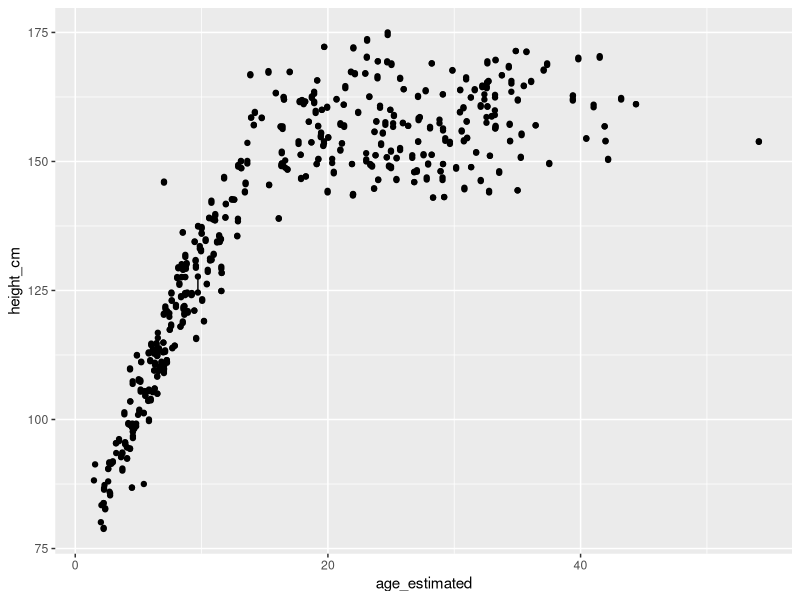

The R source for this figure:
############################################################
###### Cleaning Mamiraua data - Ribeirinhos, Brazil #######
###########################################################

#starting commit: b2d465f

#Author: catalina fernandez
setwd("/Users/catalinafernandez/Library/CloudStorage/OneDrive-Personal/Growth_Project/Source/Mamiraua//")


library(dplyr)
library(lubridate)

rm(list = ls())
dat <- read.csv("site_measurements.csv")

#####  checks to ensure consistency:
colnames (dat)
#1. remove observations that do not have BOTH height and weight. Keep if only one is missing

sum(is.na(dat[["height_cm"]])) # 2 rows don't have height 
sum(is.na(dat[["weight_kg"]])) # 352 rows don't have height 

dat <- dat %>%
  filter(!(is.na(weight_kg) & is.na(height_cm))) #No rows have both height and weight missing; no row removed.


#2. Check if there are duplicated rows.
rep <- dat %>% select(-obs_id)
sum(duplicated(rep) | duplicated(rep, fromLast = TRUE)) # 4 rep. measures. 

#check observations:
duplicated_rows <- rep[duplicated(rep) | duplicated(rep, fromLast = TRUE), ] # 2 rows are duplicated
#ind. BOAJO-01-03, obs.#qv9jm and #ptcra and ind.MAGUA-04-04 , obs. #oh957 and # jc443

dat <- dat %>%
  filter(obs_id != "oh957" & obs_id != "ptcra") #removing one of the dupl. for each ind. 

# 3. Check how many people have X observations?
table(table(dat$person_id)) #Most observations (n=341) are repeated observations (n=2)
#but most have only repeated height but no repeated weight.
#repeated measures are taken ON THE SAME DAY, so no actual longitudinal measurements. 

# 4. Add column estimated age to make it easier to assess whether differences are likely or not 
dat <- dat %>%
  mutate (date_of_birth = as.Date(date_of_birth),
          date_of_measure = as.Date(date_of_measure),
          age_estimated = as.numeric(interval(date_of_birth, date_of_measure) / dyears(1)))

#5. Check how many ind. don't have age, or don't have dob, or date of measure
sum(is.na(dat[["age_estimated"]])) #8 missing ages due to missing birth dates

#6. Remove rows that don't have age, or age can't be calculated bc missing dates 
dat <- dat %>%
  filter(!is.na(age_estimated)) # 8 obs. remove


#7. Count number of people in the dataframe
dat %>% distinct(person_id) %>%
  count()  #353 ind. 

#8. Plot heights to catch evident outliers

library(ggplot2)
dev.off() 
ggplot(dat, aes(x =age_estimated, y = height_cm , group = person_id))+
  geom_line() +
  geom_point() #everything looks fine

# plot shows one 7yo ind. (	VIOPA-03-06) that's too tall for his age (±146cm). 
# left as it is as although extreme, could be possible. 

#9.Count n of obs. per ind.
dat <- dat %>%
  add_count(person_id, name = "obs_counts")

# 10. Create new df with ind. that have at least two obs. for additional checks
long <- dat %>%
  filter(obs_counts >= 2)

#11. Heights are taken on same day so allow only allow minimal error
down <- long %>%
  group_by (person_id) %>%
  arrange(age_estimated) %>%
  summarize(min_height_diffs=min(diff(height_cm))) %>%
  filter (min_height_diffs < -1)

#count n of obs that goes down.
down %>%
  distinct(person_id) %>%
  count() #NO obs goes down more than 1cm., so keep all

#12. Check how many height goes up more than 1cm.
up <- long %>%
group_by(person_id) %>%
  arrange(age_estimated) %>%
  mutate(time_elap = as.numeric (age_estimated - first(age_estimated)),
         obs_diff = height_cm - lag(height_cm)) %>%
  filter(person_id %in% unique(person_id[obs_diff > 1]))

#Check all obs. for each individual to change/remove obs based on general trajectory
# Ind. ACARI-04-02 has two observations, and one is 10 cm higher than the first (obs #1vrdv)
# seems to be a typo 163->173 but will delete entire row as second obs.#1vrdv doesn't have weight
dat <- dat %>%
  filter(obs_id != "1vrdv") #removed all data for obs_id #1vrdv

#keep repeated measures of the same day; ask PEDRODG about the order of the measurements 


#13. Check heights of individuals < 1 year old to see if there are any biologically implausible values
#heights/weights of small children look fine.

#14. Indicate how many NA where introduced to the data 
#No NA where introduced 

#write.csv(dat, "site_measurements.csv",row.names = FALSE)
